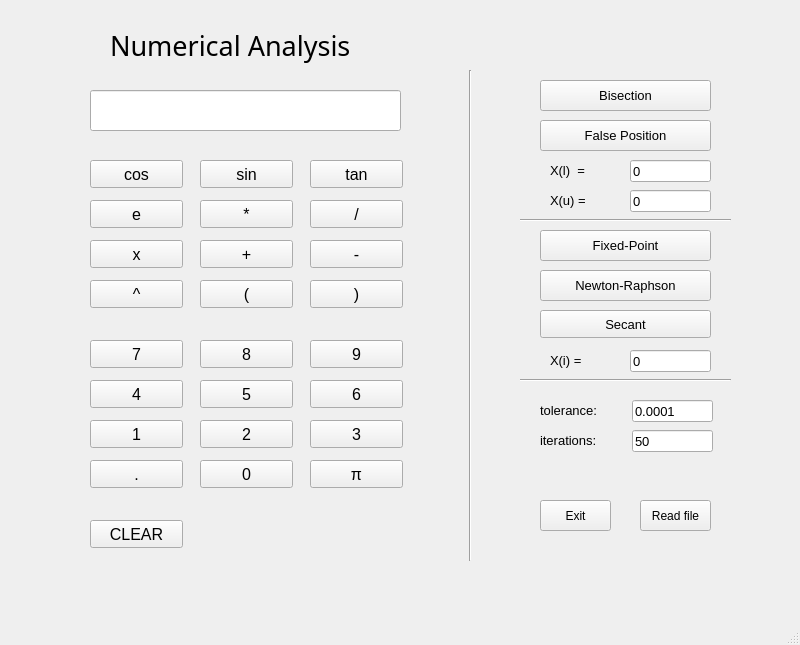
<?xml version="1.0" encoding="UTF-8"?>
<ui version="4.0">
 <class>MainWindow</class>
 <widget class="QMainWindow" name="MainWindow">
  <property name="geometry">
   <rect>
    <x>0</x>
    <y>0</y>
    <width>800</width>
    <height>645</height>
   </rect>
  </property>
  <property name="font">
   <font>
    <pointsize>12</pointsize>
   </font>
  </property>
  <property name="windowTitle">
   <string>MainWindow</string>
  </property>
  <widget class="QWidget" name="centralwidget">
   <widget class="QLabel" name="label_numerical_analysis">
    <property name="geometry">
     <rect>
      <x>110</x>
      <y>10</y>
      <width>271</width>
      <height>71</height>
     </rect>
    </property>
    <property name="font">
     <font>
      <family>Nirmala UI Semilight</family>
      <pointsize>20</pointsize>
      <weight>50</weight>
      <bold>false</bold>
     </font>
    </property>
    <property name="layoutDirection">
     <enum>Qt::LeftToRight</enum>
    </property>
    <property name="text">
     <string>Numerical Analysis</string>
    </property>
   </widget>
   <widget class="QPushButton" name="button_0">
    <property name="geometry">
     <rect>
      <x>200</x>
      <y>460</y>
      <width>93</width>
      <height>28</height>
     </rect>
    </property>
    <property name="text">
     <string>0</string>
    </property>
   </widget>
   <widget class="QPushButton" name="button_1">
    <property name="geometry">
     <rect>
      <x>90</x>
      <y>420</y>
      <width>93</width>
      <height>28</height>
     </rect>
    </property>
    <property name="text">
     <string>1</string>
    </property>
   </widget>
   <widget class="QPushButton" name="button_2">
    <property name="geometry">
     <rect>
      <x>200</x>
      <y>420</y>
      <width>93</width>
      <height>28</height>
     </rect>
    </property>
    <property name="text">
     <string>2</string>
    </property>
   </widget>
   <widget class="QPushButton" name="button_3">
    <property name="geometry">
     <rect>
      <x>310</x>
      <y>420</y>
      <width>93</width>
      <height>28</height>
     </rect>
    </property>
    <property name="text">
     <string>3</string>
    </property>
   </widget>
   <widget class="QPushButton" name="button_4">
    <property name="geometry">
     <rect>
      <x>90</x>
      <y>380</y>
      <width>93</width>
      <height>28</height>
     </rect>
    </property>
    <property name="text">
     <string>4</string>
    </property>
   </widget>
   <widget class="QPushButton" name="button_5">
    <property name="geometry">
     <rect>
      <x>200</x>
      <y>380</y>
      <width>93</width>
      <height>28</height>
     </rect>
    </property>
    <property name="text">
     <string>5</string>
    </property>
   </widget>
   <widget class="QPushButton" name="button_6">
    <property name="geometry">
     <rect>
      <x>310</x>
      <y>380</y>
      <width>93</width>
      <height>28</height>
     </rect>
    </property>
    <property name="text">
     <string>6</string>
    </property>
   </widget>
   <widget class="QPushButton" name="button_7">
    <property name="geometry">
     <rect>
      <x>90</x>
      <y>340</y>
      <width>93</width>
      <height>28</height>
     </rect>
    </property>
    <property name="text">
     <string>7</string>
    </property>
   </widget>
   <widget class="QPushButton" name="button_8">
    <property name="geometry">
     <rect>
      <x>200</x>
      <y>340</y>
      <width>93</width>
      <height>28</height>
     </rect>
    </property>
    <property name="text">
     <string>8</string>
    </property>
   </widget>
   <widget class="QPushButton" name="button_9">
    <property name="geometry">
     <rect>
      <x>310</x>
      <y>340</y>
      <width>93</width>
      <height>28</height>
     </rect>
    </property>
    <property name="text">
     <string>9</string>
    </property>
   </widget>
   <widget class="QPushButton" name="button_cosine">
    <property name="geometry">
     <rect>
      <x>90</x>
      <y>160</y>
      <width>93</width>
      <height>28</height>
     </rect>
    </property>
    <property name="text">
     <string>cos</string>
    </property>
   </widget>
   <widget class="QPushButton" name="button_sine">
    <property name="geometry">
     <rect>
      <x>200</x>
      <y>160</y>
      <width>93</width>
      <height>28</height>
     </rect>
    </property>
    <property name="text">
     <string>sin</string>
    </property>
   </widget>
   <widget class="QPushButton" name="tan">
    <property name="geometry">
     <rect>
      <x>310</x>
      <y>160</y>
      <width>93</width>
      <height>28</height>
     </rect>
    </property>
    <property name="text">
     <string>tan</string>
    </property>
   </widget>
   <widget class="QPushButton" name="button_exp">
    <property name="geometry">
     <rect>
      <x>90</x>
      <y>200</y>
      <width>93</width>
      <height>28</height>
     </rect>
    </property>
    <property name="text">
     <string>e</string>
    </property>
   </widget>
   <widget class="QPushButton" name="button_x_variable">
    <property name="geometry">
     <rect>
      <x>90</x>
      <y>240</y>
      <width>93</width>
      <height>28</height>
     </rect>
    </property>
    <property name="text">
     <string>x</string>
    </property>
   </widget>
   <widget class="QPushButton" name="button_plus">
    <property name="geometry">
     <rect>
      <x>200</x>
      <y>240</y>
      <width>93</width>
      <height>28</height>
     </rect>
    </property>
    <property name="text">
     <string>+</string>
    </property>
   </widget>
   <widget class="QPushButton" name="button_minus">
    <property name="geometry">
     <rect>
      <x>310</x>
      <y>240</y>
      <width>93</width>
      <height>28</height>
     </rect>
    </property>
    <property name="text">
     <string>-</string>
    </property>
   </widget>
   <widget class="QPushButton" name="button_mult">
    <property name="geometry">
     <rect>
      <x>200</x>
      <y>200</y>
      <width>93</width>
      <height>28</height>
     </rect>
    </property>
    <property name="text">
     <string>*</string>
    </property>
   </widget>
   <widget class="QPushButton" name="button_divide">
    <property name="geometry">
     <rect>
      <x>310</x>
      <y>200</y>
      <width>93</width>
      <height>28</height>
     </rect>
    </property>
    <property name="text">
     <string>/</string>
    </property>
   </widget>
   <widget class="QLineEdit" name="functionField">
    <property name="geometry">
     <rect>
      <x>90</x>
      <y>90</y>
      <width>311</width>
      <height>41</height>
     </rect>
    </property>
   </widget>
   <widget class="QPushButton" name="button_method_bisection">
    <property name="geometry">
     <rect>
      <x>540</x>
      <y>80</y>
      <width>171</width>
      <height>31</height>
     </rect>
    </property>
    <property name="font">
     <font>
      <pointsize>10</pointsize>
     </font>
    </property>
    <property name="text">
     <string>Bisection</string>
    </property>
   </widget>
   <widget class="QPushButton" name="button_method_fixedPoint">
    <property name="geometry">
     <rect>
      <x>540</x>
      <y>230</y>
      <width>171</width>
      <height>31</height>
     </rect>
    </property>
    <property name="font">
     <font>
      <pointsize>10</pointsize>
     </font>
    </property>
    <property name="text">
     <string>Fixed-Point</string>
    </property>
   </widget>
   <widget class="QPushButton" name="button_method_falsePosition">
    <property name="geometry">
     <rect>
      <x>540</x>
      <y>120</y>
      <width>171</width>
      <height>31</height>
     </rect>
    </property>
    <property name="font">
     <font>
      <pointsize>10</pointsize>
     </font>
    </property>
    <property name="text">
     <string>False Position</string>
    </property>
   </widget>
   <widget class="QPushButton" name="button_method_secant">
    <property name="geometry">
     <rect>
      <x>540</x>
      <y>310</y>
      <width>171</width>
      <height>28</height>
     </rect>
    </property>
    <property name="font">
     <font>
      <pointsize>10</pointsize>
     </font>
    </property>
    <property name="text">
     <string>Secant</string>
    </property>
   </widget>
   <widget class="QPushButton" name="button_method_newtonRaphson">
    <property name="geometry">
     <rect>
      <x>540</x>
      <y>270</y>
      <width>171</width>
      <height>31</height>
     </rect>
    </property>
    <property name="font">
     <font>
      <pointsize>10</pointsize>
     </font>
    </property>
    <property name="text">
     <string>Newton-Raphson</string>
    </property>
   </widget>
   <widget class="QPushButton" name="button_READ">
    <property name="geometry">
     <rect>
      <x>640</x>
      <y>500</y>
      <width>71</width>
      <height>31</height>
     </rect>
    </property>
    <property name="font">
     <font>
      <pointsize>9</pointsize>
     </font>
    </property>
    <property name="text">
     <string>Read file</string>
    </property>
   </widget>
   <widget class="QPushButton" name="button_power">
    <property name="geometry">
     <rect>
      <x>90</x>
      <y>280</y>
      <width>93</width>
      <height>28</height>
     </rect>
    </property>
    <property name="text">
     <string>^</string>
    </property>
   </widget>
   <widget class="QPushButton" name="button_left_bracket">
    <property name="geometry">
     <rect>
      <x>200</x>
      <y>280</y>
      <width>93</width>
      <height>28</height>
     </rect>
    </property>
    <property name="text">
     <string>(</string>
    </property>
   </widget>
   <widget class="QPushButton" name="button_right_bracket">
    <property name="geometry">
     <rect>
      <x>310</x>
      <y>280</y>
      <width>93</width>
      <height>28</height>
     </rect>
    </property>
    <property name="text">
     <string>)</string>
    </property>
   </widget>
   <widget class="QPushButton" name="button_dot">
    <property name="geometry">
     <rect>
      <x>90</x>
      <y>460</y>
      <width>93</width>
      <height>28</height>
     </rect>
    </property>
    <property name="text">
     <string>.</string>
    </property>
   </widget>
   <widget class="QLabel" name="label_x_up">
    <property name="geometry">
     <rect>
      <x>550</x>
      <y>180</y>
      <width>91</width>
      <height>41</height>
     </rect>
    </property>
    <property name="font">
     <font>
      <pointsize>10</pointsize>
     </font>
    </property>
    <property name="text">
     <string>X(u) =</string>
    </property>
   </widget>
   <widget class="QLabel" name="label_x_low">
    <property name="geometry">
     <rect>
      <x>550</x>
      <y>150</y>
      <width>91</width>
      <height>41</height>
     </rect>
    </property>
    <property name="font">
     <font>
      <pointsize>10</pointsize>
     </font>
    </property>
    <property name="text">
     <string>X(l)  =</string>
    </property>
   </widget>
   <widget class="QLabel" name="label_x_initial">
    <property name="geometry">
     <rect>
      <x>550</x>
      <y>340</y>
      <width>91</width>
      <height>41</height>
     </rect>
    </property>
    <property name="font">
     <font>
      <pointsize>10</pointsize>
     </font>
    </property>
    <property name="text">
     <string>X(i) =</string>
    </property>
   </widget>
   <widget class="QPushButton" name="button_EXIT">
    <property name="geometry">
     <rect>
      <x>540</x>
      <y>500</y>
      <width>71</width>
      <height>31</height>
     </rect>
    </property>
    <property name="font">
     <font>
      <pointsize>9</pointsize>
     </font>
    </property>
    <property name="text">
     <string>Exit</string>
    </property>
   </widget>
   <widget class="QLineEdit" name="lineEdit_iterations">
    <property name="geometry">
     <rect>
      <x>632</x>
      <y>430</y>
      <width>81</width>
      <height>22</height>
     </rect>
    </property>
    <property name="font">
     <font>
      <pointsize>10</pointsize>
     </font>
    </property>
    <property name="text">
     <string>50</string>
    </property>
   </widget>
   <widget class="QLineEdit" name="lineEdit_tolerance">
    <property name="geometry">
     <rect>
      <x>632</x>
      <y>400</y>
      <width>81</width>
      <height>22</height>
     </rect>
    </property>
    <property name="font">
     <font>
      <pointsize>10</pointsize>
     </font>
    </property>
    <property name="text">
     <string>0.0001</string>
    </property>
   </widget>
   <widget class="QLineEdit" name="lineEdit_x_low">
    <property name="geometry">
     <rect>
      <x>630</x>
      <y>160</y>
      <width>81</width>
      <height>22</height>
     </rect>
    </property>
    <property name="font">
     <font>
      <pointsize>10</pointsize>
     </font>
    </property>
    <property name="text">
     <string>0</string>
    </property>
   </widget>
   <widget class="QLineEdit" name="lineEdit_x_up">
    <property name="geometry">
     <rect>
      <x>630</x>
      <y>190</y>
      <width>81</width>
      <height>22</height>
     </rect>
    </property>
    <property name="font">
     <font>
      <pointsize>10</pointsize>
     </font>
    </property>
    <property name="text">
     <string>0</string>
    </property>
   </widget>
   <widget class="QLineEdit" name="lineEdit_x_initial">
    <property name="geometry">
     <rect>
      <x>630</x>
      <y>350</y>
      <width>81</width>
      <height>22</height>
     </rect>
    </property>
    <property name="font">
     <font>
      <pointsize>10</pointsize>
     </font>
    </property>
    <property name="text">
     <string>0</string>
    </property>
   </widget>
   <widget class="QLabel" name="label_iteration">
    <property name="geometry">
     <rect>
      <x>540</x>
      <y>420</y>
      <width>91</width>
      <height>41</height>
     </rect>
    </property>
    <property name="font">
     <font>
      <pointsize>10</pointsize>
     </font>
    </property>
    <property name="text">
     <string>iterations:</string>
    </property>
   </widget>
   <widget class="QLabel" name="label_tolerance">
    <property name="geometry">
     <rect>
      <x>540</x>
      <y>390</y>
      <width>91</width>
      <height>41</height>
     </rect>
    </property>
    <property name="font">
     <font>
      <pointsize>10</pointsize>
     </font>
    </property>
    <property name="text">
     <string>tolerance:</string>
    </property>
   </widget>
   <widget class="Line" name="line">
    <property name="geometry">
     <rect>
      <x>520</x>
      <y>210</y>
      <width>211</width>
      <height>20</height>
     </rect>
    </property>
    <property name="orientation">
     <enum>Qt::Horizontal</enum>
    </property>
   </widget>
   <widget class="Line" name="line_2">
    <property name="geometry">
     <rect>
      <x>520</x>
      <y>370</y>
      <width>211</width>
      <height>20</height>
     </rect>
    </property>
    <property name="orientation">
     <enum>Qt::Horizontal</enum>
    </property>
   </widget>
   <widget class="Line" name="line_3">
    <property name="geometry">
     <rect>
      <x>460</x>
      <y>70</y>
      <width>20</width>
      <height>491</height>
     </rect>
    </property>
    <property name="orientation">
     <enum>Qt::Vertical</enum>
    </property>
   </widget>
   <widget class="QPushButton" name="button_pi">
    <property name="geometry">
     <rect>
      <x>310</x>
      <y>460</y>
      <width>93</width>
      <height>28</height>
     </rect>
    </property>
    <property name="text">
     <string>π</string>
    </property>
   </widget>
   <widget class="QPushButton" name="button_clear">
    <property name="geometry">
     <rect>
      <x>90</x>
      <y>520</y>
      <width>93</width>
      <height>28</height>
     </rect>
    </property>
    <property name="text">
     <string>CLEAR</string>
    </property>
   </widget>
  </widget>
  <widget class="QMenuBar" name="menubar">
   <property name="geometry">
    <rect>
     <x>0</x>
     <y>0</y>
     <width>800</width>
     <height>34</height>
    </rect>
   </property>
  </widget>
  <widget class="QStatusBar" name="statusbar"/>
 </widget>
 <resources/>
 <connections/>
</ui>
